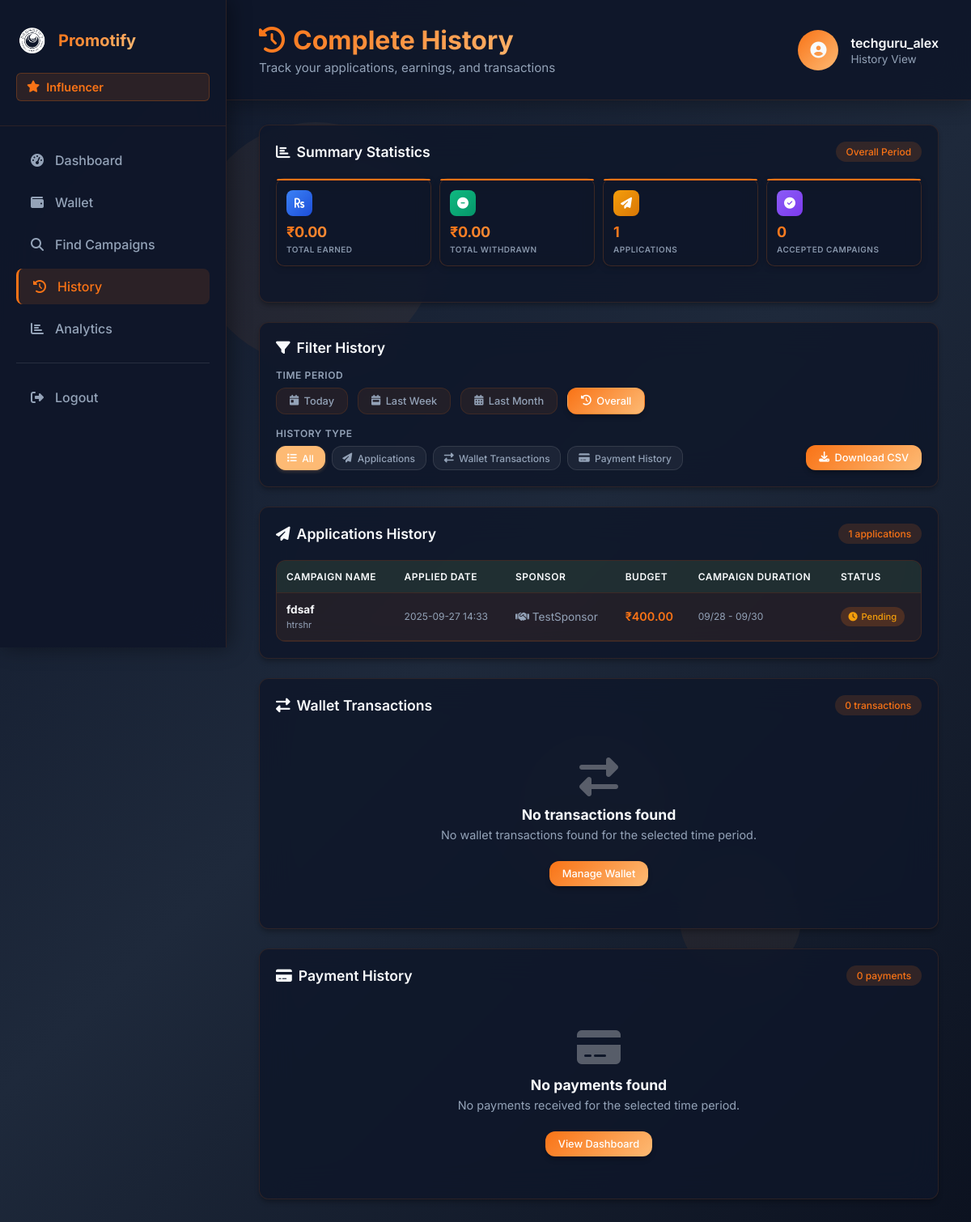
Page /ihistory (signed in) on the earlier database version.
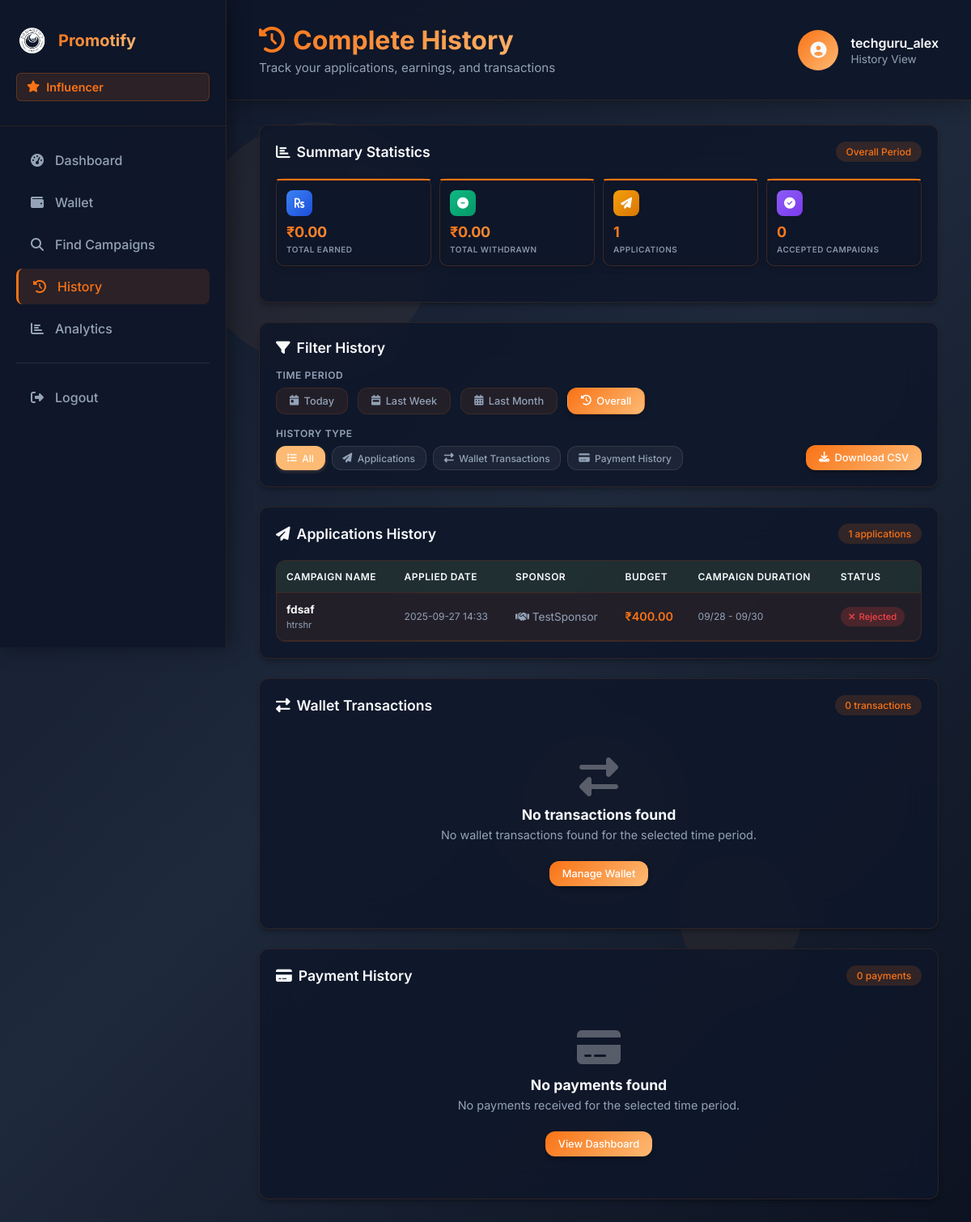
Same page on the later database version.
### models.py (models this page shows, shortened)
class Application(db.Model):
    id = db.Column(db.Integer, primary_key=True)
    influencer_id = db.Column(db.Integer, db.ForeignKey('influencer.id', ondelete='CASCADE'), nullable=False)
    campaign_id = db.Column(db.Integer, db.ForeignKey('campaign.id', ondelete='CASCADE'), nullable=False)
    status = db.Column(db.String(20), default='pending')
    created_at = db.Column(db.DateTime, default=datetime.utcnow)
    influencer = db.relationship('Influencer', backref=db.backref('applications', lazy=True, cascade='all, delete-orphan'))
    campaign = db.relationship('Campaign', backref=db.backref('applications', lazy=True, cascade='all, delete-orphan'))

class Campaign(db.Model):
    id = db.Column(db.Integer, primary_key=True)
    sponsor_id = db.Column(db.Integer, db.ForeignKey('sponsor.id', ondelete='CASCADE'), nullable=False)
    name = db.Column(db.String(15), nullable=False)
    description = db.Column(db.Text, nullable=True)
    start_date = db.Column(db.Date, nullable=False)
    end_date = db.Column(db.Date, nullable=False)
    budget = db.Column(db.Float, nullable=False)
    status = db.Column(db.String(50))
    created_at = db.Column(db.DateTime, default=datetime.utcnow)
    sponsor = db.relationship('Sponsor', backref=db.backref('campaigns', lazy=True, cascade='all, delete-orphan'))
    influencers = db.relationship('Influencer', secondary='application',
                                  primaryjoin="and_(Campaign.id==Application.campaign_id, Application.status=='accepted')",
                                  backref=db.backref('accepted_campaigns', lazy='dynamic'))

class Sponsor(db.Model):
    id = db.Column(db.Integer, primary_key=True)
    username = db.Column(db.String(15), unique=True, nullable=False)
    email = db.Column(db.String(20), unique=True, nullable=False)
    password = db.Column(db.String(10), nullable=False)
    industry = db.Column(db.String(20), nullable=False)
    wallet_balance = db.Column(db.Float, default=0.0, nullable=False)
    date_joined = db.Column(db.DateTime, default=datetime.utcnow)

### routes.py (the view)
    @app.route('/ihistory')
    def influencer_history():
        if 'influencer_id' not in session:
            flash('You need to log in first.', 'error')
            return redirect(url_for('influ_log'))
        influencer = Influencer.query.get(session['influencer_id'])
        filter_type = request.args.get('filter', 'overall')
        now = datetime.now()
        today_start = now.replace(hour=0, minute=0, second=0, microsecond=0)
        week_start = now - timedelta(days=7)
        month_start = now - timedelta(days=30)
        applications_query = Application.query.filter_by(influencer_id=influencer.id)
        transactions_query = WalletTransaction.query.filter_by(user_id=influencer.id, user_type='influencer')
        payments_query = Payment.query.filter_by(influencer_id=influencer.id)
        if filter_type == 'today':
            applications = applications_query.filter(Application.created_at >= today_start).all()
            transactions = transactions_query.filter(WalletTransaction.created_at >= today_start).all()
            payments = payments_query.filter(Payment.payment_date >= today_start).all()
            title = "Today's History"
        elif filter_type == 'week':
            applications = applications_query.filter(Application.created_at >= week_start).all()
            transactions = transactions_query.filter(WalletTransaction.created_at >= week_start).all()
            payments = payments_query.filter(Payment.payment_date >= week_start).all()
            title = "Last Week's History"
        elif filter_type == 'month':
            applications = applications_query.filter(Application.created_at >= month_start).all()
            transactions = transactions_query.filter(WalletTransaction.created_at >= month_start).all()
            payments = payments_query.filter(Payment.payment_date >= month_start).all()
            title = "Last Month's History"
        else:  # overall
            applications = applications_query.all()
            transactions = transactions_query.all()
            payments = payments_query.all()
            title = "Complete History"
        total_earned = sum(t.amount for t in transactions if t.transaction_type == 'credit')
        total_withdrawn = sum(t.amount for t in transactions if t.transaction_type == 'withdrawal')
        total_applications = len(applications)
        total_payments = len(payments)
        accepted_campaigns = len([app for app in applications if app.status == 'accepted'])
        print(f"DEBUG - Influencer ID: {influencer.id}")
        print(f"DEBUG - Transactions count: {len(transactions)}")
        print(f"DEBUG - Applications count: {len(applications)}")
        print(f"DEBUG - Payments count: {len(payments)}")
        print(f"DEBUG - Credit transactions: {[t.amount for t in transactions if t.transaction_type == 'credit']}")
        print(f"DEBUG - Withdrawal transactions: {[t.amount for t in transactions if t.transaction_type == 'withdrawal']}")
        print(f"DEBUG - Total earned: {total_earned}")
        print(f"DEBUG - Total withdrawn: {total_withdrawn}")
        print(f"DEBUG - Accepted campaigns: {accepted_campaigns}")
        print(f"DEBUG - Current balance: {influencer.wallet_balance}")
        summary = {
            'total_earned': total_earned,
            'total_withdrawn': total_withdrawn,
            'total_applications': total_applications,
            'total_payments': total_payments,
            'accepted_campaigns': accepted_campaigns,
            'current_balance': influencer.wallet_balance
        }
        return render_template('influ_history.html',
                               influencer=influencer,
                               applications=applications,
                               transactions=transactions,
                               payments=payments,
                               filter_type=filter_type,
                               title=title,
                               summary=summary,
                               current_date=now.date())

### templates/influ_history.html (shortened to what the changed rows need)
<!DOCTYPE html>
<html lang="en">
<head>
    <link rel="stylesheet" type="text/css" href="{{ url_for('static', filename='css/ihistory.css') }}">
    <link rel="stylesheet" href="https://cdnjs.cloudflare.com/ajax/libs/font-awesome/6.4.0/css/all.min.css">
</head>
<body>
    <main class="main-content">
        <header class="content-header">
            <div class="header-left">
                <h1><i class="fas fa-history"></i>{{ title }}</h1>
            </div>
        </header>
        <div class="content">
            <div class="content-section">
                <div class="section-header">
                    <h2><i class="fas fa-chart-bar"></i>Summary Statistics</h2>
                </div>
            </div>
            <div class="filter-section">
                <div class="filter-header">
                    <h2><i class="fas fa-filter"></i>Filter History</h2>
                </div>
            </div>
            {% if request.args.get('type', 'all') in ['all', 'applications'] %}
            <div class="content-section">
                <div class="section-header">
                    <h2><i class="fas fa-paper-plane"></i>Applications History</h2>
                </div>
                {% if applications %}
                <div class="history-table">
                    <table>
                        <thead>
                            <tr>
                                <th>Campaign Name</th>
                                <th>Applied Date</th>
                                <th>Sponsor</th>
                                <th>Budget</th>
                                <th>Campaign Duration</th>
                                <th>Status</th>
                            </tr>
                        </thead>
                        <tbody>
                            {% for application in applications %}
                            <tr>
                                <td>
                                    <div class="campaign-info">
                                        <strong>{{ application.campaign.name }}</strong>
                                        <small>{{ application.campaign.description[:50] }}{% if application.campaign.description|length > 50 %}...{% endif %}</small>
                                    </div>
                                </td>
                                <td class="datetime">{{ application.created_at.strftime('%Y-%m-%d %H:%M') }}</td>
                                <td>
                                    <div class="sponsor-info">
                                        <i class="fas fa-handshake"></i>
                                        {{ application.campaign.sponsor.username }}
                                    </div>
                                </td>
                                <td class="amount currency">₹{{ "%.2f"|format(application.campaign.budget) }}</td>
                                <td class="period">{{ application.campaign.start_date.strftime('%m/%d') }} - {{ application.campaign.end_date.strftime('%m/%d') }}</td>
                                <td>
                                    {% if application.status == 'accepted' %}
                                        <span class="status-badge accepted">
                                            <i class="fas fa-check"></i> Accepted
                                        </span>
                                    {% elif application.status == 'rejected' %}
                                        <span class="status-badge rejected">
                                            <i class="fas fa-times"></i> Rejected
                                        </span>
                                    {% else %}
                                        <span class="status-badge pending">
                                            <i class="fas fa-clock"></i> Pending
                                        </span>
                                    {% endif %}
                                </td>
                            </tr>
                            {% endfor %}
                        </tbody>
                    </table>
                </div>
                {% endif %}
            </div>
            {% endif %}
            {% if request.args.get('type', 'all') in ['all', 'transactions'] %}
            <div class="content-section">
                <div class="section-header">
                    <h2><i class="fas fa-exchange-alt"></i>Wallet Transactions</h2>
                </div>
            </div>
            {% endif %}
            {% if request.args.get('type', 'all') in ['all', 'payments'] %}
            <div class="content-section">
                <div class="section-header">
                    <h2><i class="fas fa-credit-card"></i>Payment History</h2>
                </div>
            </div>
            {% endif %}
        </div>
    </main>
</body>
</html>

Differences in the rows shown:
changed Application "fdsaf": status "Pending" → "Rejected"
